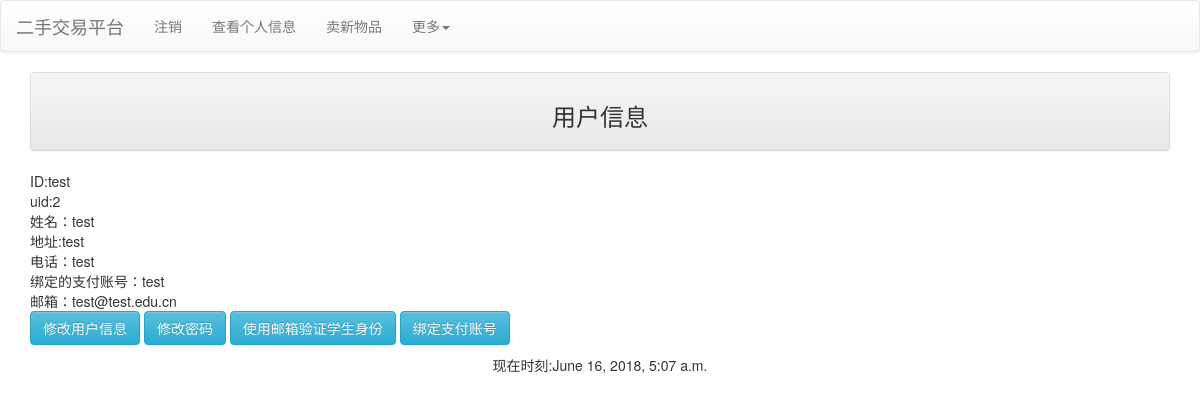
Page /userinfo (signed in) on the committed database.
### mainsite/models.py (models this page shows, shortened)
class Profile(models.Model):
    user = models.OneToOneField(User, on_delete=models.CASCADE)
    sex = models.IntegerField(default = 0)
    full_name = models.CharField(max_length=32, null=True, blank=True)
    phone = models.CharField(max_length=15, null=True, blank=True)
    address = models.CharField(max_length=256, null=True, blank=True)
    BoundPayment = models.CharField(max_length=32, null=True, blank=True)
    usertype = models.IntegerField(default=0)
    email = models.EmailField(null=True, blank=True)
    email_binding = models.EmailField(null=True, blank=True)
    email_binding_key = models.CharField(max_length=4, null=True, blank=True)
    pay_binding = models.CharField(max_length=32, null=True, blank=True)
    pay_binding_key = models.CharField(max_length=4, null=True, blank=True)

### mainsite/views.py (the view)
# urls.py: path('userinfo',views.userinfo),
@login_required(login_url='/login/')
def userinfo(request):
    TheTimeOfNow = datetime.now()
    messages.get_messages(request)
    if request.user.is_authenticated:
        username = request.user.username
        userinfo = models.Profile.objects.get(user = request.user)
        profile_cur = models.Profile.objects.get(user=request.user)
    return render(request, 'userinfo.html', locals())

### templates/userinfo.html (shortened to what this page needs)
{% extends "base.html" %}
{% block content %}
<div class="container">
    <div class="row">
        <div class="col-md-12">
            <div class="panel panel-default">
                <div class="panel-heading" align="center">
                    <h3>用户信息</h3>
                </div>
            </div>
        </div>
    </div>
    <p>
        ID:{{ userinfo.user.username }}
        <br />
        uid:{{ userinfo.user.id }}
        <br />
        姓名：{{ userinfo.full_name }}
        <br />
        地址:{{ userinfo.address }}
        <br />
        电话：{{ userinfo.phone }}
        <br />
        {% if userinfo.BoundPayment %}绑定的支付账号：{{ userinfo.BoundPayment }}
        {% else %}尚未绑定支付账号
        {% endif %}
        <br />
        {% if userinfo.email %}邮箱：{{ userinfo.email }}
        {% else %}尚未验证身份
        {% endif %}
        <br />
        <a href="/profile_modify" class="btn btn-info">修改用户信息</a>
        <a href="/change_password" class="btn btn-info">修改密码</a>
        <a href="/college_authenticate" class="btn btn-info">使用邮箱验证学生身份</a>
        <a href="/bind_payment" class="btn btn-info">绑定支付账号</a>
    </p>
</div>
{% endblock %}

### rows in the picture
Profile: user.username "test", user.id "2", full_name "test", address "test", phone "test", BoundPayment "test", email "test@test.edu.cn"
